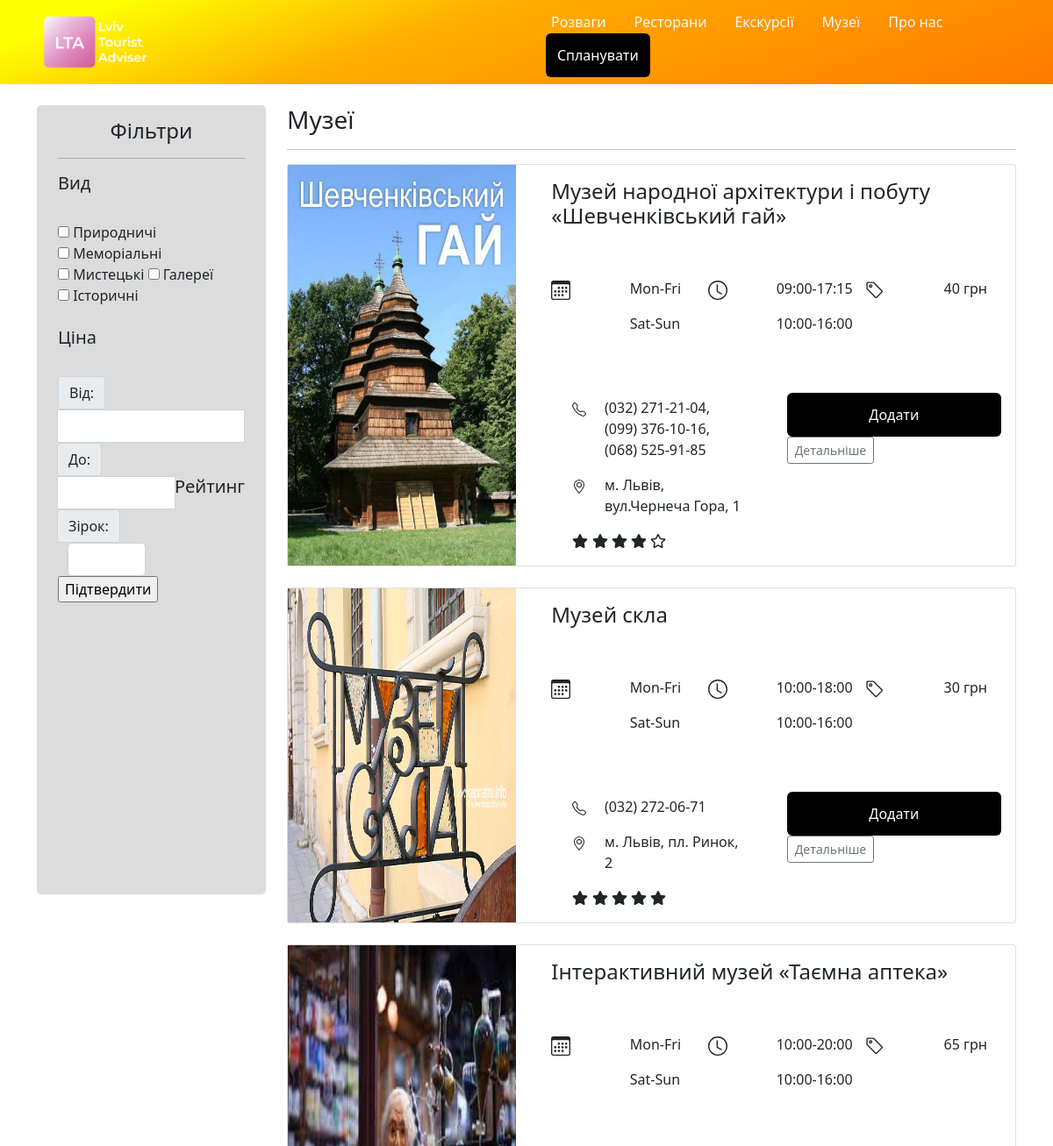
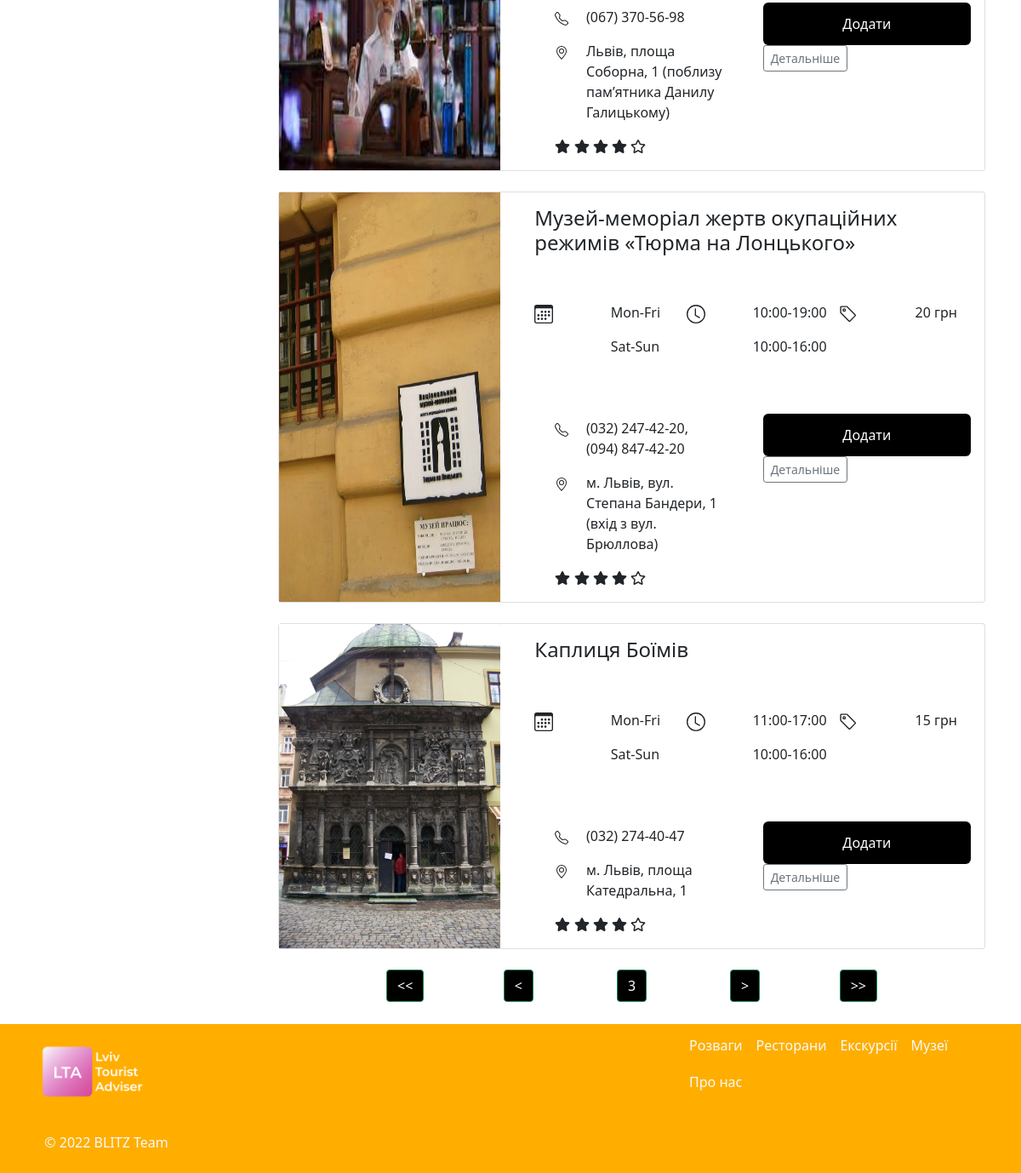
Page /museums/?page=3 on the committed database (2 pictures, top to bottom).
### museums/models.py (models this page shows, shortened)
class Museums(models.Model):
    name = models.CharField(max_length=100)
    address = models.CharField(max_length=150)
    price = models.IntegerField()
    img_url = models.CharField(max_length=200)
    start_work_hour = models.CharField(max_length=10)
    end_work_hour = models.CharField(max_length=10)
    description = models.TextField()
    rating = models.DecimalField(max_digits=3, decimal_places=1)
    phone_number = models.CharField(max_length=80)
    category = models.IntegerField(null=True)

### museums/views.py (the view)
# urls.py: path('museums/', include('museums.urls')),
def museums(request):
    all_museums = Museums.objects.all()
    page = request.GET.get('page', 1)
    if not page:
        page = 1
    p = Paginator(all_museums, 5)
    page_response = p.page(page)
    data = {
        'all_museums': page_response,
        'pages': p
    }
    return render(request, 'museums/category.html', data)

### museums/views.py (called while the page is built)
@register.filter
def get_stars(value):
    return range(int(value))

@register.filter
def get_stars_o(value):
    return range(5 - int(value))

@register.filter
def get_img(museum):
    return f'/static/museums/photos/{museum.id}.jpg'

### museums/templates/museums/category.html (shortened to what this page needs)
{% extends "main/base.html" %}
{% load static %}
{% block head %}
  <link rel="stylesheet" href="{% static 'museums/category.css' %}">
  <link rel="stylesheet" href="https://cdnjs.cloudflare.com/ajax/libs/font-awesome/4.7.0/css/font-awesome.min.css">
{% endblock %}
{% block content %}
    <div class='row'>
      <div class='col-3'>
        <div class="container filter" style="background:#DCDCDC;height:900px;border-radius:5px;">
          <h4 class='text-dark' style="text-align:center;padding-top:15px;">Фільтри</h4>
          <hr class="bg-dark">
          <div class="row">
            <div class="col-12">
              <h5>Вид</h5><br>
              <form>
                <label class="custom-checkbox">
                  <input type="checkbox" value="value-1">
                    Природничі
                </label>
                <label class="custom-checkbox">
                  <input type="checkbox" value="value-1">
                    Меморіальні
                </label>
                <label class="custom-checkbox">
                  <input type="checkbox" value="value-1">
                    Мистецькі
                </label>
                <label class="custom-checkbox">
                  <input type="checkbox" value="value-1">
                    Галереї
                </label>
                <label class="custom-checkbox">
                  <input type="checkbox" value="value-1">
                    Історичні
                </label>
              </form>
              <br>
              <h5>Ціна</h5><br>
              <form>
                <div class="input-group">
                  <div class="input-group">
                    <span class="input-group-text" id="">Від:</span>
                  </div>
                  <input type="text" class="form-control">
                  <div class="input-group">
                    <span class="input-group-text" id="">До:</span>
                  </div>
                  <input type="text" class="form-control">
                   <br>
                  <h5>Рейтинг</h5><br>
                  <div class="input-group">
                      <span class="input-group-text" id="">Зірок:</span>
                    </div>
                  <div class="row">
                    <div class="col-6">
                      <input type="text" class="form-control">
                    </div>
                  </div>
                </div>
                <div >
                  <input class="filter" type="button" value="Підтвердити">
                </div>
              </form>
            </div>
          </div>
        </div>
      </div>
      <div class="col-9 content">
        <h3>Музеї</h3>
        <hr>
        {% for museum in all_museums.object_list %}
        <div class="card mb-4 box-shadow">
          <div class='row'>
            <div class='col-4'>
              <img class="card-img-thumbnail" data-src="holder.js/100px225?theme=thumb&amp;bg=55595c&amp;fg=eceeef&amp;text=Thumbnail" alt="Thumbnail [100%x225]" style="height: 100%; width: 100%; display: inline-block;" src="{{ museum|get_img }}" data-holder-rendered="true">
            </div>
            <div class="col-8">
              <div class="card-body">
                <h4>{{ museum.name }}</h4>
                <br>
                <br>
                  <div class="row">
                    <div class="col-4">
                      <div class="row">
                        <div class="col-6">
                        </div>
                        <div class="col-6">
                          <p style="text-align:left;">Mon-Fri</p>
                          <p style="text-align:left;">Sat-Sun</p>
                        </div>
                      </div>
                    </div>
                    <div class="col-4">
                      <div class="row">
                        <div class="col-6">
                          <svg xmlns="http://www.w3.org/2000/svg" width="22" height="22" fill="currentColor" class="bi bi-clock" viewBox="0 0 16 16">
                            <path d="M8 3.5a.5.5 0 0 0-1 0V9a.5.5 0 0 0 .252.434l3.5 2a.5.5 0 0 0 .496-.868L8 8.71V3.5z"/>
                            <path d="M8 16A8 8 0 1 0 8 0a8 8 0 0 0 0 16zm7-8A7 7 0 1 1 1 8a7 7 0 0 1 14 0z"/>
                          </svg>
                        </div>
                        <div class="col-6" style='padding:0;'>
                          <p style="text-align:left;">{{museum.start_work_hour}}-{{museum.end_work_hour}}</p>
                          <p style="text-align:left;">10:00-16:00</p>
                        </div>
                      </div>
                    </div>
                    <div class="col-4">
                      <div class="row">
                        <div class="col-6">
                        </div>
                        <div class="col-6">
                          <p style="text-align:left;">{{museum.price}} грн</p>
                        </div>
                      </div>
                    </div>
                  </div>
                  <br>
                  <br>
                  <div class="row" style="margin-top:8px;">
                    <div class="col-6" style="text-align:left;">
                      <div class="container-fluid" style="item-align:center">
                        <div class="row">
                          <div class="col-2">
                          </div>
                          <div class="col-10">
                            <p>{{museum.phone_number}}</p>
                          </div>
                        </div>
                        <div class="row">
                          <div class="col-2">
                          </div>
                          <div class="col-10">
                            <p>{{museum.address}}</p>
                          </div>
                          <div class="d-flex justify-content-left">
                            <div class="stars">
                              {% for i in museum.rating|get_stars %}
                              <i class="fa fa-star" aria-hidden="true"></i>
                              {% endfor %}
                              {% for i in museum.rating|get_stars_o %}
                              <i class="fa fa-star-o" aria-hidden="true"></i>
                              {% endfor %}
                            </div>
                          </div>
                        </div>
                      </div>
                    </div>
                    <div class="col-6">
                      <div class="button-group-vertical">
                        <a href="#" class="plan_a" style="text-decoration:none;">
                          <div class="plan_div add">
                            <p id="{{ museum.id }}" style="color:#fff;margin:0px;font-size:16px;">Додати</p>
                          </div>
                        </a>
                        <a href="{{ museum.id }}" style="text-decoration:none;"><button type="button" class="btn btn-sm btn-outline-secondary ui-btn ui-shadow ui-corner-all">Детальніше</button></a>
                      </div>
                    </div>
                  </div>
                </div>
              </div>
            </div>
          </div>
          {% endfor %}
          <div class="pages row m-3 justify-content-center text-center">
            <div class="col-2">
              <a class="btn btn-success" style="color: #fff;background:#000;" href="?page=1" role="button"><<</a>
            </div>
            <div class="col-2">
              <a class="btn btn-success" style="color: #fff;background:#000;" href="?page={% if all_museums.has_previous %}{{ all_museums.previous_page_number }}{% else %}1{% endif %}" role="button"><</a>
            </div>
            <div class="col-2">
              <a class="btn btn-success" style="color: #fff;background:#000;">{{ all_museums.number }}</a>
            </div>
            <div class="col-2">
              <a class="btn btn-success" style="color: #fff;background:#000;" href="?page={% if all_museums.has_next %}{{ all_museums.next_page_number }}{% else %}{{ pages.num_pages }}{% endif %}" role="button">></a>
            </div>
            <div class="col-2">
              <a class="btn btn-success" style="color: #fff;background:#000;" href="?page={{ pages.num_pages }}" role="button">>></a>
            </div>
          </div>
        </div>
      </div>
{% endblock %}

### museums/static/museums/category.css (style rules this page uses)
body { margin: 0; padding: 0; font-family: 'Open Sans', serif; background: #eee }
.content { width: 420px; margin-top: 100px }
.custom-checkbox>input { position: absolute; z-index: -1; opacity: 0; }
.plan_div { background:#000; width:100%; height:100%; text-align:center; border-radius:6px; padding:13px; }
.plan_a { margin-top:10px; margin-bottom:10px; }
p { font-family:Merriweather; }

### main/templates/main/base.html (style rules this page uses)
.plan_div { background:#000; width:100%; height:100%; text-align:center; border-radius:6px; padding:13px; margin-top:-5px; }

### rows in the picture
Museums: shows a picture, name "Музей народної архітектури і побуту «Шевченківський гай»", start_work_hour "09:00", end_work_hour "17:15", price "40", phone_number "(032) 271-21-04, (099) 376-10-16, (068) 525-91-85", address "м. Львів, вул.Чернеча Гора, 1"
Museums: shows a picture, name "Музей скла", start_work_hour "10:00", end_work_hour "18:00", price "30", phone_number "(032) 272-06-71", address "м. Львів, пл. Ринок, 2", rating 5 (drawn)
Museums: shows a picture, name "Інтерактивний музей «Таємна аптека»", start_work_hour "10:00", end_work_hour "20:00", price "65", phone_number "(067) 370-56-98", address "Львів, площа Соборна, 1 (поблизу пам’ятника Данилу Галицькому)"
Museums: shows a picture, name "Музей-меморіал жертв окупаційних режимів «Тюрма на Лонцького»", start_work_hour "10:00", end_work_hour "19:00", price "20", phone_number "(032) 247-42-20, (094) 847-42-20", address "м. Львів, вул. Степана Бандери, 1 (вхід з вул. Брюллова)"
Museums: shows a picture, name "Каплиця Боїмів", start_work_hour "11:00", end_work_hour "17:00", price "15", phone_number "(032) 274-40-47", address "м. Львів, площа Катедральна, 1"

### other values in the picture
{{ all_museums.number }} "3"
